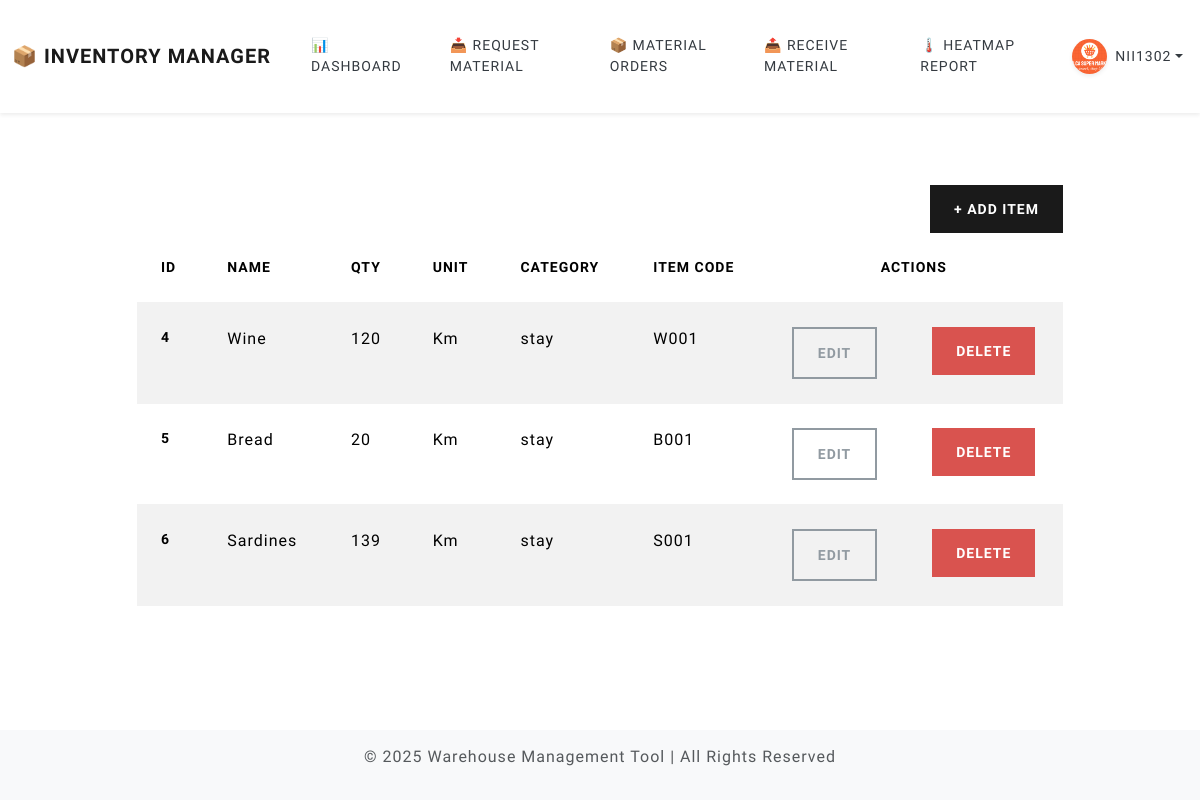
The app's page /dashboard/ (signed in) with its own data.
### Inventory/models.py (models this page shows, shortened)
class Profile(models.Model):
    user = models.OneToOneField(User, on_delete=models.CASCADE)
    profile_picture = models.ImageField(upload_to='profile_pics/', blank=True, null=True)

class InventoryItem(models.Model):
    name = models.CharField(max_length=200)
    quantity = models.IntegerField()
    category = models.ForeignKey('Category', on_delete=models.SET_NULL, blank=True, null=True)
    code = models.CharField(max_length=200)
    unit = models.ForeignKey('Unit', on_delete=models.CASCADE)
    date_created = models.DateTimeField(auto_now_add=True)
    user = models.ForeignKey(User, on_delete=models.CASCADE)
    group = models.ForeignKey(Group, on_delete=models.CASCADE, null=True, blank=True)

class Unit(models.Model):
    name = models.CharField(max_length=200)
    class Meta:
        verbose_name_plural = 'units'

class Category(models.Model):
    name = models.CharField(max_length=200)
    class Meta:
        verbose_name_plural = 'categories'

### Inventory/views.py (the view)
# urls.py: path('dashboard/', Dashboard.as_view(), name='dashboard'),
class Dashboard(LoginRequiredMixin, PermissionRequiredMixin, View):
    permission_required = 'Inventory.view_inventoryitem'
    def get(self, request):
        user = request.user
        if user.is_superuser:
            items = InventoryItem.objects.all()
        else:
            items = InventoryItem.objects.filter(group__in=user.groups.all())
        low_inventory_items = items.filter(quantity__lte=LOW_QUANTITY)
        low_inventory_ids = list(low_inventory_items.values_list('id', flat=True))
        low_inventory_names = list(low_inventory_items.values_list('name', flat=True))
        return render(request, 'Inventory/dashboard.html', {
            'items': items,
            'low_inventory_ids': low_inventory_ids,
            'low_inventory_items': low_inventory_names
        })

### Inventory/context_processors.py (called while the page is built)
def user_profile(request):
    if request.user.is_authenticated:
        profile, _ = Profile.objects.get_or_create(user=request.user)
        return {'profile': profile}
    return {'profile': None}

### Inventory/templates/Inventory/dashboard.html (shortened to what this page needs)
{% extends 'Inventory/base.html' %}
{% load humanize %}
{% block content %}
    <div class="row">
        <div class="col-md-10 col-12 mx-auto mt-5">
            <div class="d-flex justify-content-end">
                <a href="{% url 'add-item' %}" class="btn btn-primary">+ Add Item</a>
            </div>
            <table class="table table-hover table-striped">
                <thead>
                    <tr>
                        <th scope="col">ID</th>
                        <th scope="col">Name</th>
                        <th scope="col">Qty</th>
                        <th scope="col">Unit</th>
                        <th scope="col">Category</th>
                        <th scope="col">Item Code</th>
                        <th scope="col" colspan="2" class="text-center">Actions</th>
                    </tr>
                </thead>
                <tbody>
                    {% if not items %}
                        <tr>
                            <td colspan="8" class="text-center text-muted">No items available</td>
                        </tr>
                    {% else %}
                        {% for item in items %}
                            <tr>
                                <th scope="row">{{ item.id }}</th>
                                <td>{{ item.name }}</td>
                                <td class="{% if item.id in low_inventory_ids %} text-danger {% endif %}">
                                    {{ item.quantity|intcomma }}
                                </td>
                                <td>{{ item.unit.name }}</td>
                                <td>{{ item.category.name }}</td>
                                <td>{{ item.code }}</td>
                                <td class="text-center">
                                    <a href="{% url 'edit-item' item.id %}" class="btn btn-outline-secondary">Edit</a>
                                </td>
                                <td class="text-center">
                                    <a href="{% url 'delete-item' item.id %}" class="btn btn-danger">Delete</a>
                                </td>
                            </tr>
                        {% endfor %}
                    {% endif %}
                </tbody>
            </table>
        </div>
    </div>
{% endblock content %}

### Inventory/templates/Inventory/base.html (shortened to what this page needs)
<!DOCTYPE html>
<html lang="en">
<head>
    <link href="https://bootswatch.com/5/lux/bootstrap.min.css" rel="stylesheet">
</head>
<body>
    {% include 'Inventory/navigation.html' %}
    <div class="container mt-4 content">
        {% block content %}
        {% endblock content %}
    </div>
    <footer class="mt-auto">
        <p>&copy; 2025 Warehouse Management Tool | All Rights Reserved</p>
    </footer>
</body>
</html>

### Inventory/templates/Inventory/navigation.html (shortened to what this page needs)
{% load static %}
<nav class="navbar navbar-expand-lg navbar-light bg-white shadow-sm">
    <div class="container-fluid">
        <a class="navbar-brand fw-bold text-primary" href="{% url 'index' %}">📦 Inventory Manager</a>
        <div class="collapse navbar-collapse justify-content-end" id="navbarNav">
            <ul class="navbar-nav align-items-center">
                {% if user.is_authenticated %}
                    <li class="nav-item">
                        <a class="nav-link text-dark fw-semibold" href="{% url 'dashboard' %}">📊 Dashboard</a>
                    </li>
                    <li class="nav-item">
                        <a class="nav-link text-dark fw-semibold" href="{% url 'request_material' %}">📥 Request Material</a>
                    </li>
                    <li class="nav-item">
                        <a class="nav-link text-dark fw-semibold" href="{% url 'material_orders' %}">📦 Material Orders</a>
                    </li>
                    <li class="nav-item">
                        <a class="nav-link text-dark fw-semibold" href="{% url 'material_receipt' %}">📤 Receive Material</a>
                    </li>
                    <li class="nav-item">
                        <a class="nav-link text-dark fw-semibold" href="{% url 'material_heatmap' %}">🌡️ Heatmap Report</a>
                    </li>
                    <li class="nav-item dropdown">
                        <a class="nav-link dropdown-toggle d-flex align-items-center text-dark fw-semibold" href="#"
                           id="profileDropdown" role="button" data-bs-toggle="dropdown" aria-expanded="false">
                            {% if profile and profile.profile_picture %}
                                <img src="{{ profile.profile_picture.url }}"
                                    class="rounded-circle img-fluid shadow-sm"
                                    alt="User Profile Picture"
                                    style="width: 35px; height: 35px; object-fit: cover;">
                            {% else %}
                                <img src="{% static 'images/default_profile.png' %}"
                                    class="rounded-circle img-fluid shadow-sm"
                                    alt="Default Profile Picture"
                                    style="width: 35px; height: 35px; object-fit: cover;">
                            {% endif %}
                            <span class="ms-2">{{ user.username }}</span>
                        </a>
                    </li>
                {% endif %}
            </ul>
        </div>
    </div>
</nav>

### Inventory/templates/Inventory/base.html (style rules this page uses)
html, body { height: 100%; margin: 0; display: flex; flex-direction: column; }
.content { flex: 1; }
footer { background-color: #f8f9fa; text-align: center; padding: 15px 0; }

### records on screen
Profile: profile_picture (picture)
InventoryItem: id "4", name "Wine", quantity "120", unit.name "Km", category.name "stay", code "W001"
InventoryItem: id "5", name "Bread", quantity "20", unit.name "Km", category.name "stay", code "B001"
InventoryItem: id "6", name "Sardines", quantity "139", unit.name "Km", category.name "stay", code "S001"

### other values on screen
{{ user.username }} "NII1302"
